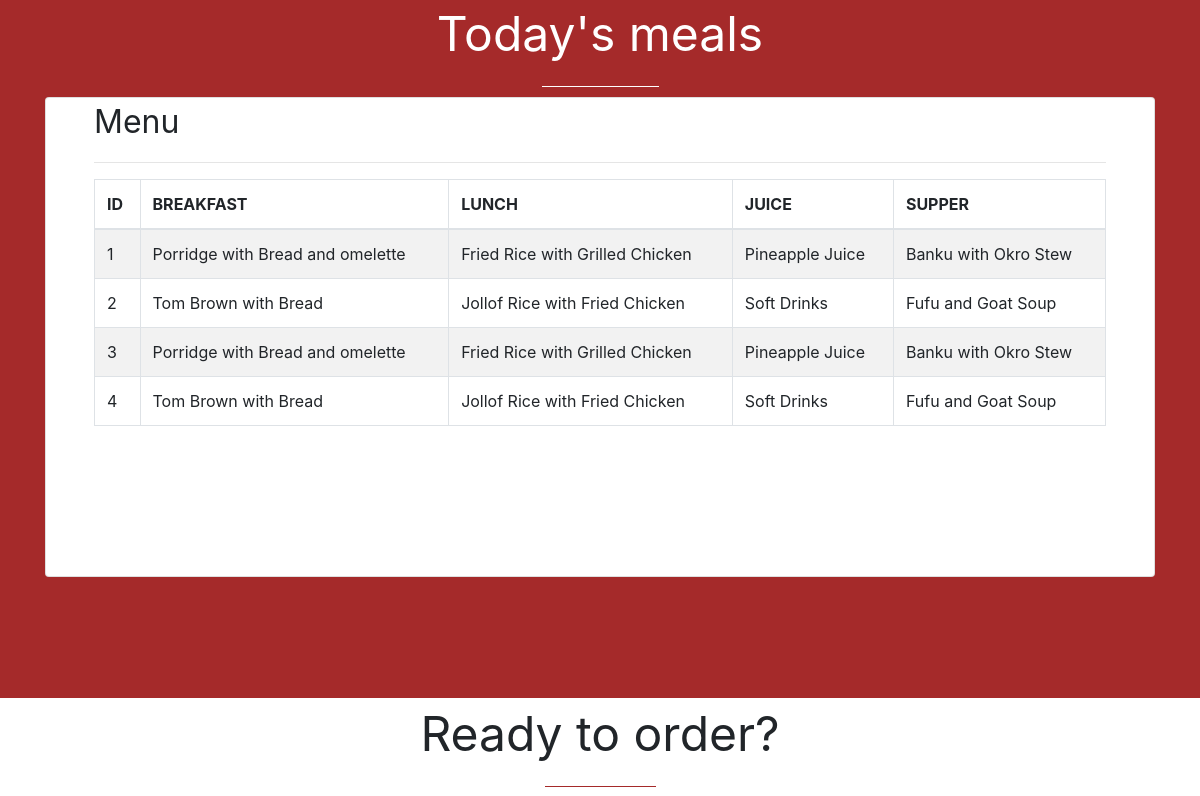
Before: /akonnor.php (middle part) with the older database file.
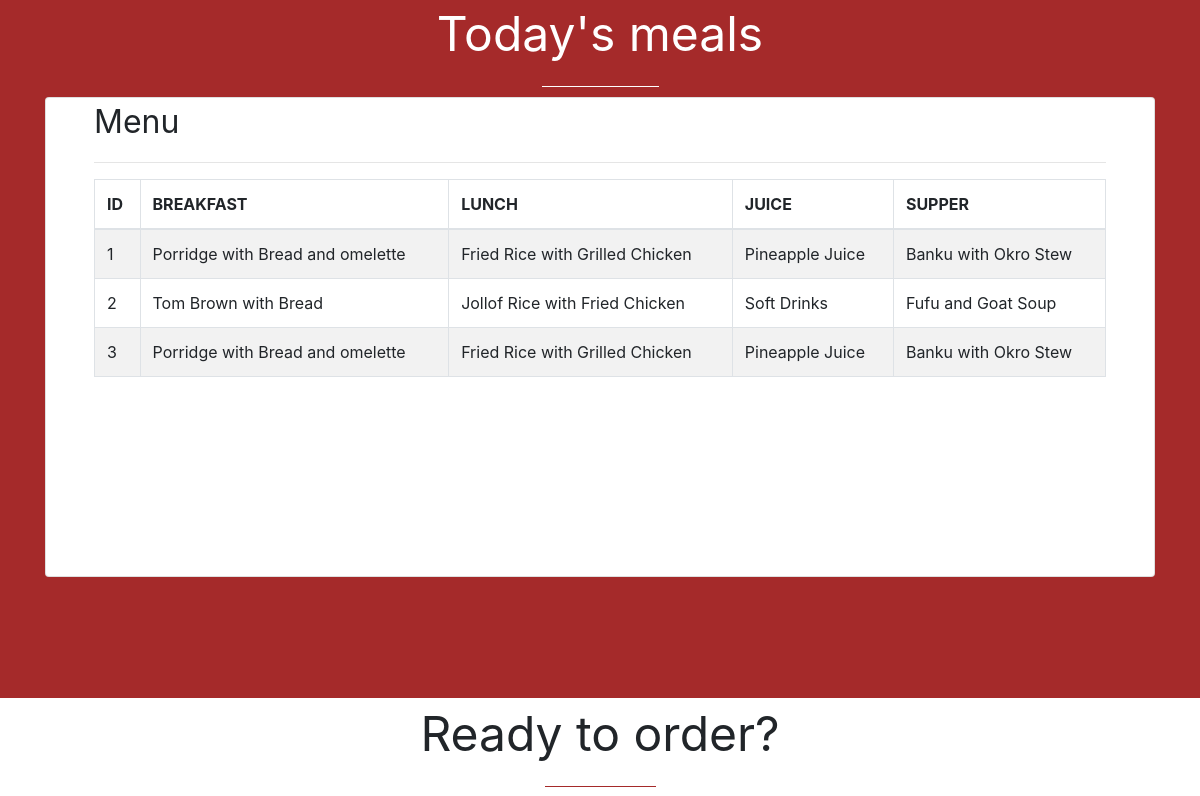
After: the same page with the newer database file.
### tables this page shows
CREATE TABLE `meal` (
  `id` varchar(230) NOT NULL,
  `Breakfast` varchar(255) NOT NULL,
  `Lunch` varchar(255) NOT NULL,
  `Drink` varchar(255) NOT NULL,
  `Supper` varchar(255) NOT NULL
);

### akonnor.php (the view, shortened to what this page needs)
<!DOCTYPE html>
<html lang="en">
<head>
<link rel="stylesheet" href="https://cdnjs.cloudflare.com/ajax/libs/twitter-bootstrap/4.6.0/css/bootstrap.min.css">
<link rel="stylesheet" href="https://cdnjs.cloudflare.com/ajax/libs/font-awesome/5.15.2/css/all.min.css">
<link rel="stylesheet" href="assets/css/akonnor.css">
</head>
<body>
  <div class="container-fluid menu-section s1">
    <div class="slogan meals">
      <p>Today's meals</p>
      <hr>
    </div>
    <div class="container">
      <div class="card menu-plaque px-5">
        <span>Menu</span>
        <hr>
        <div class="row">
            <div class="col-md-12">
                <?php
                require_once "dbconnection.php";
                $sql = "SELECT * FROM meal";
                if($result = mysqli_query($link, $sql)){
                    if(mysqli_num_rows($result) > 0){
                        echo "<table class='table table-bordered table-striped'>";
                            echo "<thead>";
                                echo "<tr>";
                                    echo "<th>ID</th>";
                                    echo "<th>BREAKFAST</th>";
                                    echo "<th>LUNCH</th>";
                                    echo "<th>JUICE</th>";
                                    echo "<th>SUPPER</th>";
                                echo "</tr>";
                            echo "</thead>";
                            echo "<tbody>";
                            while($row = mysqli_fetch_array($result)){
                                echo "<tr>";
                                    echo "<td>" . $row['id'] . "</td>";
                                    echo "<td>" . $row['Breakfast'] . "</td>";
                                    echo "<td>" . $row['Lunch'] . "</td>";
                                    echo "<td>" . $row['Drink'] . "</td>";
                                    echo "<td>" . $row['Supper'] . "</td>";
                                echo "</tr>";
                            }
                            echo "</tbody>";
                        echo "</table>";
                    } else{
                        echo "<p class='lead'><em>No records were found.</em></p>";
                    }
                } else{
                    echo "ERROR: Could not able to execute $sql. " . mysqli_error($link);
                }
                ?>
            </div>
        </div>
      </div>
    </div>
  </div>
  <div class="container-fluid menu-section s2">
    <div class="container order-box">
      <div class="slogan order-heading">
        <p>Ready to order?</p>
        <hr>
      </div>
    </div>
  </div>
</body>
</html>

Changed rows visible on the page:
removed meal: id "4", Breakfast "Tom Brown with Bread", Lunch "Jollof Rice with Fried Chicken", Drink "Soft Drinks", Supper "Fufu and Goat Soup"
